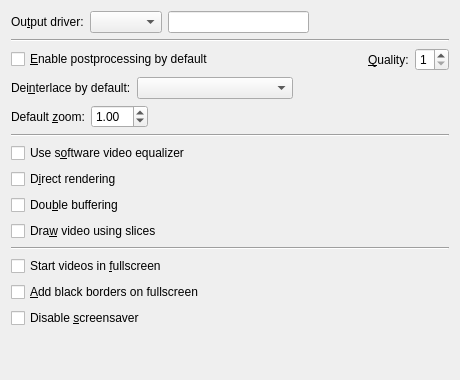
     <widget class="QWidget" name="tab_3" >
      <attribute name="title" >
       <string>&amp;Video</string>
      </attribute>
      <layout class="QVBoxLayout" >
       <item>
        <layout class="QHBoxLayout" >
         <item>
          <widget class="QLabel" name="vo_label" >
           <property name="text" >
            <string>Ou&amp;tput driver:</string>
           </property>
           <property name="wordWrap" >
            <bool>false</bool>
           </property>
           <property name="buddy" >
            <cstring>vo_combo</cstring>
           </property>
          </widget>
         </item>
         <item>
          <widget class="QComboBox" name="vo_combo" >
           <property name="sizePolicy" >
            <sizepolicy vsizetype="Fixed" hsizetype="Preferred" >
             <horstretch>0</horstretch>
             <verstretch>0</verstretch>
            </sizepolicy>
           </property>
           <property name="editable" >
            <bool>false</bool>
           </property>
          </widget>
         </item>
         <item>
          <widget class="QLineEdit" name="vo_user_defined_edit" />
         </item>
         <item>
          <spacer>
           <property name="orientation" >
            <enum>Qt::Horizontal</enum>
           </property>
           <property name="sizeHint" >
            <size>
             <width>81</width>
             <height>20</height>
            </size>
           </property>
          </spacer>
         </item>
        </layout>
       </item>
       <item>
        <widget class="Line" name="line_5" >
         <property name="sizePolicy" >
          <sizepolicy vsizetype="Fixed" hsizetype="Expanding" >
           <horstretch>0</horstretch>
           <verstretch>0</verstretch>
          </sizepolicy>
         </property>
         <property name="orientation" >
          <enum>Qt::Horizontal</enum>
         </property>
        </widget>
       </item>
       <item>
        <layout class="QHBoxLayout" >
         <property name="spacing" >
          <number>6</number>
         </property>
         <property name="leftMargin" >
          <number>0</number>
         </property>
         <property name="topMargin" >
          <number>0</number>
         </property>
         <property name="rightMargin" >
          <number>0</number>
         </property>
         <property name="bottomMargin" >
          <number>0</number>
         </property>
         <item>
          <widget class="QCheckBox" name="postprocessing_check" >
           <property name="text" >
            <string>&amp;Enable postprocessing by default</string>
           </property>
          </widget>
         </item>
         <item>
          <spacer>
           <property name="orientation" >
            <enum>Qt::Horizontal</enum>
           </property>
           <property name="sizeHint" >
            <size>
             <width>20</width>
             <height>20</height>
            </size>
           </property>
          </spacer>
         </item>
         <item>
          <widget class="QLabel" name="textLabel1_5" >
           <property name="text" >
            <string>&amp;Quality:</string>
           </property>
           <property name="wordWrap" >
            <bool>false</bool>
           </property>
           <property name="buddy" >
            <cstring>autoq_spin</cstring>
           </property>
          </widget>
         </item>
         <item>
          <widget class="QSpinBox" name="autoq_spin" >
           <property name="minimum" >
            <number>1</number>
           </property>
           <property name="maximum" >
            <number>6</number>
           </property>
          </widget>
         </item>
        </layout>
       </item>
       <item>
        <layout class="QHBoxLayout" >
         <property name="spacing" >
          <number>6</number>
         </property>
         <property name="leftMargin" >
          <number>0</number>
         </property>
         <property name="topMargin" >
          <number>0</number>
         </property>
         <property name="rightMargin" >
          <number>0</number>
         </property>
         <property name="bottomMargin" >
          <number>0</number>
         </property>
         <item>
          <widget class="QLabel" name="label_7" >
           <property name="text" >
            <string>Dei&amp;nterlace by default:</string>
           </property>
           <property name="buddy" >
            <cstring>deinterlace_combo</cstring>
           </property>
          </widget>
         </item>
         <item>
          <widget class="QComboBox" name="deinterlace_combo" >
           <property name="sizePolicy" >
            <sizepolicy vsizetype="Fixed" hsizetype="Expanding" >
             <horstretch>0</horstretch>
             <verstretch>0</verstretch>
            </sizepolicy>
           </property>
          </widget>
         </item>
         <item>
          <spacer>
           <property name="orientation" >
            <enum>Qt::Horizontal</enum>
           </property>
           <property name="sizeHint" >
            <size>
             <width>40</width>
             <height>20</height>
            </size>
           </property>
          </spacer>
         </item>
        </layout>
       </item>
       <item>
        <layout class="QHBoxLayout" >
         <item>
          <widget class="QLabel" name="label_8" >
           <property name="text" >
            <string>Default &amp;zoom:</string>
           </property>
           <property name="buddy" >
            <cstring>zoom_spin</cstring>
           </property>
          </widget>
         </item>
         <item>
          <widget class="QDoubleSpinBox" name="zoom_spin" >
           <property name="minimum" >
            <double>0.500000000000000</double>
           </property>
           <property name="maximum" >
            <double>10.000000000000000</double>
           </property>
           <property name="singleStep" >
            <double>0.100000000000000</double>
           </property>
           <property name="value" >
            <double>1.000000000000000</double>
           </property>
          </widget>
         </item>
         <item>
          <spacer>
           <property name="orientation" >
            <enum>Qt::Horizontal</enum>
           </property>
           <property name="sizeHint" >
            <size>
             <width>40</width>
             <height>20</height>
            </size>
           </property>
          </spacer>
         </item>
        </layout>
       </item>
       <item>
        <widget class="Line" name="line_4" >
         <property name="sizePolicy" >
          <sizepolicy vsizetype="Fixed" hsizetype="Expanding" >
           <horstretch>0</horstretch>
           <verstretch>0</verstretch>
          </sizepolicy>
         </property>
         <property name="orientation" >
          <enum>Qt::Horizontal</enum>
         </property>
        </widget>
       </item>
       <item>
        <widget class="QCheckBox" name="eq2_check" >
         <property name="text" >
          <string>Use s&amp;oftware video equalizer</string>
         </property>
        </widget>
       </item>
       <item>
        <widget class="QCheckBox" name="direct_rendering_check" >
         <property name="text" >
          <string>D&amp;irect rendering</string>
         </property>
        </widget>
       </item>
       <item>
        <widget class="QCheckBox" name="double_buffer_check" >
         <property name="text" >
          <string>Dou&amp;ble buffering</string>
         </property>
        </widget>
       </item>
       <item>
        <widget class="QCheckBox" name="use_slices_check" >
         <property name="text" >
          <string>Dra&amp;w video using slices</string>
         </property>
        </widget>
       </item>
       <item>
        <widget class="Line" name="line_3" >
         <property name="sizePolicy" >
          <sizepolicy vsizetype="Fixed" hsizetype="Expanding" >
           <horstretch>0</horstretch>
           <verstretch>0</verstretch>
          </sizepolicy>
         </property>
         <property name="orientation" >
          <enum>Qt::Horizontal</enum>
         </property>
        </widget>
       </item>
       <item>
        <widget class="QCheckBox" name="start_fullscreen_check" >
         <property name="text" >
          <string>Start videos in &amp;fullscreen</string>
         </property>
        </widget>
       </item>
       <item>
        <widget class="QCheckBox" name="blackborders_on_fs_check" >
         <property name="text" >
          <string>&amp;Add black borders on fullscreen</string>
         </property>
        </widget>
       </item>
       <item>
        <widget class="QCheckBox" name="screensaver_check" >
         <property name="text" >
          <string>Disable &amp;screensaver</string>
         </property>
        </widget>
       </item>
       <item>
        <spacer>
         <property name="orientation" >
          <enum>Qt::Vertical</enum>
         </property>
         <property name="sizeHint" >
          <size>
           <width>438</width>
           <height>41</height>
          </size>
         </property>
        </spacer>
       </item>
      </layout>
     </widget>
